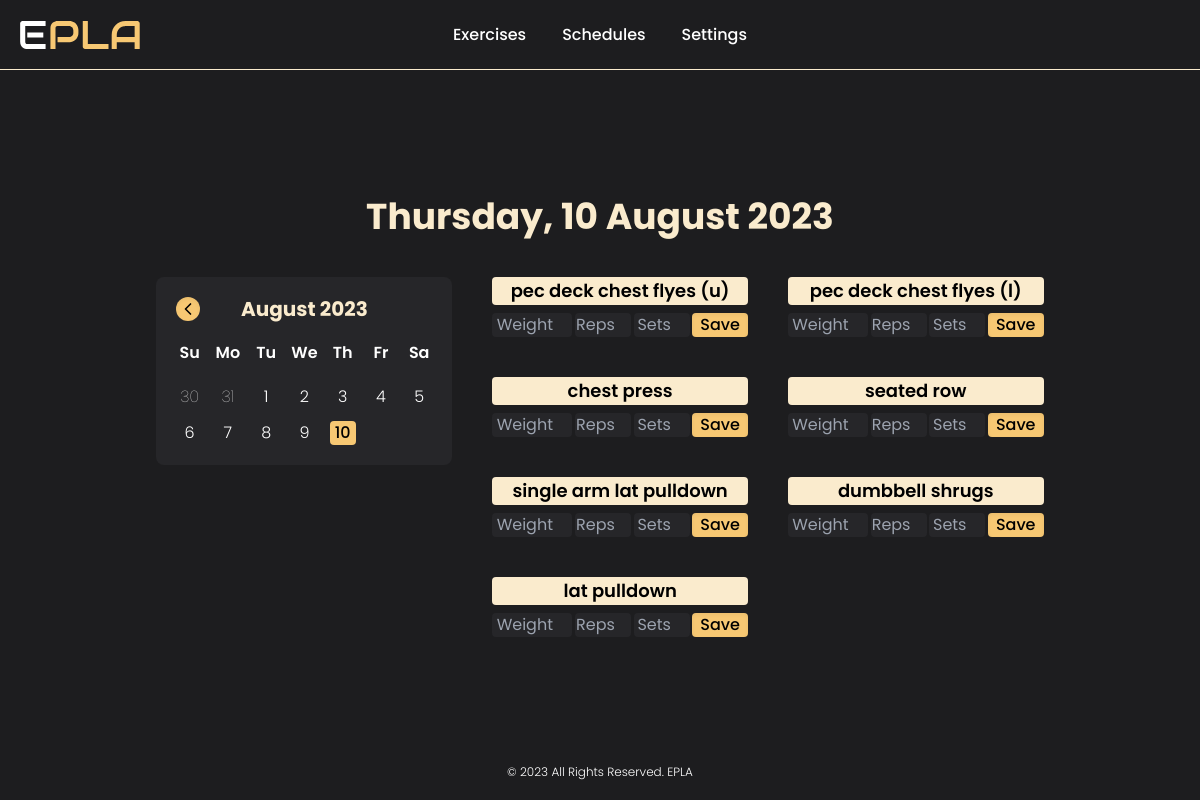
Screenshot of /track-my-workouts (signed in) with the database file from the repository.
### tables this page shows
CREATE TABLE exercises (
    id INTEGER,
    user_id INTEGER,
    exercise TEXT,
    PRIMARY KEY(id),
    FOREIGN KEY(user_id) REFERENCES users(id)
        ON UPDATE CASCADE
        ON DELETE CASCADE
);

### app.py (the view, shortened to what this page needs)
@app.route("/track-my-workouts", methods=["GET", "POST"])
@login_required
def track_my_workouts():
    day_names = ["monday", "tuesday", "wednesday", "thursday", "friday", "saturday", "sunday"]
    month_names = ["january", "february", "march", "april", "may", "june", "july", "august", "september", "october", "november", "december"]
    con, cur = database()
    cur.execute("SELECT * FROM schedules WHERE user_id = (?)", (session["user_id"],))
    schedules = cur.fetchall()
    if not schedules:
        message = "You have no workouts to track, make your schedule first!"
        cur.close()
        con.close()
        return render_template("track-my-workouts.html", message=message)
    date = request.args.get("date")
    if not date:
        date = datetime.now()
        date = f"{date.year}-{date.month}-{date.day}"
    day = datetime.strptime(date, "%Y-%m-%d").date()
    day = day_names[day.weekday()]
    cur.execute("SELECT * FROM progress WHERE user_id = (?) AND date = (?)", (session["user_id"], date))
    progress = cur.fetchall()
    cur.execute("SELECT exercise_id FROM schedules WHERE user_id = (?) AND day = (?)", (session["user_id"], day))
    exercise_id = cur.fetchall()
    exercise_id = [id[0] for id in exercise_id]
    placeholders = ', '.join(['?' for _ in exercise_id])
    sql_query = f"SELECT exercise FROM exercises WHERE user_id = (?) AND id IN ({placeholders})"
    cur.execute(sql_query, (session["user_id"], *exercise_id))
    results = cur.fetchall()
    results = [item[0] for item in results]
    exercises = {exercise: [] for exercise in results}
    for exercise in exercises:
        cur.execute("SELECT id FROM exercises WHERE user_id = (?) AND exercise = (?)", (session["user_id"], exercise))
        exercise_id = cur.fetchone()[0]
        for record in progress:
            if exercise_id == record[1]:
                exercises[exercise].extend(list(record))
    cur.close()
    con.close()
    display_date = date
    display_date = display_date.split("-")
    month = month_names[int(display_date[1]) - 1]
    display_date[1] = month.capitalize()
    display_date = display_date[::-1]
    display_date = ' '.join(display_date)
    display_date = f"{day.capitalize()}, {display_date}"
    if date == f"{datetime.now().year}-{datetime.now().month}-{datetime.now().day}" and not exercises:
        display_date = "Rest Day!"
    return render_template("track-my-workouts.html", exercises=exercises, display_date=display_date)

### app.py (called while the page is built)
@app.after_request
def after_request(response):
    response.headers["Cache-Control"] = "no-cache, no-store, must-revalidate"
    response.headers["Expires"] = 0
    response.headers["Pragma"] = "no-cache"
    return response

### helpers.py (called while the page is built)
def login_required(f):
    @wraps(f)
    def decorated_function(*args, **kwargs):
        if session.get("user_id") is None:
            return redirect("/login")
        return f(*args, **kwargs)
    return decorated_function

def database(db="database.db"):
    con = sqlite3.connect(db)
    cur = con.cursor()
    cur.execute("PRAGMA foreign_keys = 1")
    return con, cur

### templates/track-my-workouts.html (shortened to what this page needs)
{% extends "layout.html" %}
{% block main %}
    {% if message %}
        <p class="font-bold text-center text-5xl text-yellow-2">{{ message }}</p>
    {% else %}
        <div class="flex flex-col items-center space-y-10">
            <h1 class="font-bold text-center text-4xl text-yellow-2">{{ display_date }}</h1>
            <div class="flex space-x-10">
                <div class="relative flex flex-col w-fit h-fit p-5 space-y-5 items-center rounded-lg bg-default-3 text-white">
                    <div class="flex w-full justify-between items-center">
                        <h1 id="current-calendar" class="absolute left-0 w-full font-bold text-xl text-center text-yellow-2">August 2023</h1>
                    </div>
                    <div class="space-y-5">
                        <ul class="grid grid-cols-7 gap-3 font-semibold text-center text-white">
                            <li>Su</li>
                            <li>Mo</li>
                            <li>Tu</li>
                            <li>We</li>
                            <li>Th</li>
                            <li>Fr</li>
                            <li>Sa</li>
                        </ul>
                        <ul id="days" class="grid grid-cols-7 gap-3 font-light text-center"></ul>
                    </div>
                </div>
                {% if exercises %}
                    <div class="flex flex-col space-y-5">
                        <div class="grid grid-cols-2 h-fit gap-10 ">
                            {% for exercise in exercises %}
                                {% if exercises[exercise] %}
                                    <form name="exercise-form" id="delete-exercise" action="/track-my-workouts" method="post" class="flex flex-col h-fit items-center space-y-2">
                                        <h1 class="w-full px-2 rounded bg-yellow-2 font-semibold text-center text-lg text-black">{{ exercise }}</h1>
                                        <div name="content" class="flex w-full justify-between mx-1">
                                            <input type="hidden" name="exercise" value="{{ exercise }}">
                                            <p class="w-14 rounded bg-default-3 font-normal text-center text-white">{{ exercises[exercise][2] }}</p>
                                            <p class="w-14 rounded bg-default-3 font-normal text-center text-white">{{ exercises[exercise][3] }}</p>
                                            <p class="w-14 rounded bg-default-3 font-normal text-center text-white">{{ exercises[exercise][4] }}</p>
                                            <button type="submit" class="rounded px-2 bg-yellow-1 shadow-inner">Delete</button>
                                        </div>
                                    </form>
                                {% else %}
                                    <form name="exercise-form" id="save-exercise" method="post" class="flex flex-col h-fit items-center space-y-2">
                                        <h1 class="w-full px-2 rounded bg-yellow-2 font-semibold text-center text-lg text-black">{{ exercise }}</h1>
                                        <div name="content" class="flex w-full justify-between mx-1">
                                            <input type="number" name="weight" required step="2.5" min="2.5" placeholder="Weight" class="w-20 rounded bg-default-3 font-normal text-center text-white">
                                            <input type="number" name="reps" required min="1" placeholder="Reps" class="w-14 rounded bg-default-3 font-normal text-center text-white">
                                            <input type="number" name="sets" required min="1" placeholder="Sets" class="w-14 rounded bg-default-3 font-normal text-center text-white">
                                            <button type="submit" class="rounded px-2 bg-yellow-1 shadow-inner">Save</button>
                                        </div>
                                    </form>
                                {% endif %}
                            {% endfor %}
                        </div>
                    </div>
                {% endif %}
            </div>
        </div>
    {% endif %}
{% endblock %}

### static/css/styles.css (style rules this page uses)
.font-default { font-family: 'Poppins', sans-serif; }

### rows the page displays
exercises: exercise "pec deck chest flyes (u)"
exercises: exercise "pec deck chest flyes (l)"
exercises: exercise "chest press"
exercises: exercise "seated row"
exercises: exercise "single arm lat pulldown"
exercises: exercise "dumbbell shrugs"
exercises: exercise "lat pulldown"

### other values shown
{{ display_date }} "Thursday, 10 August 2023"
